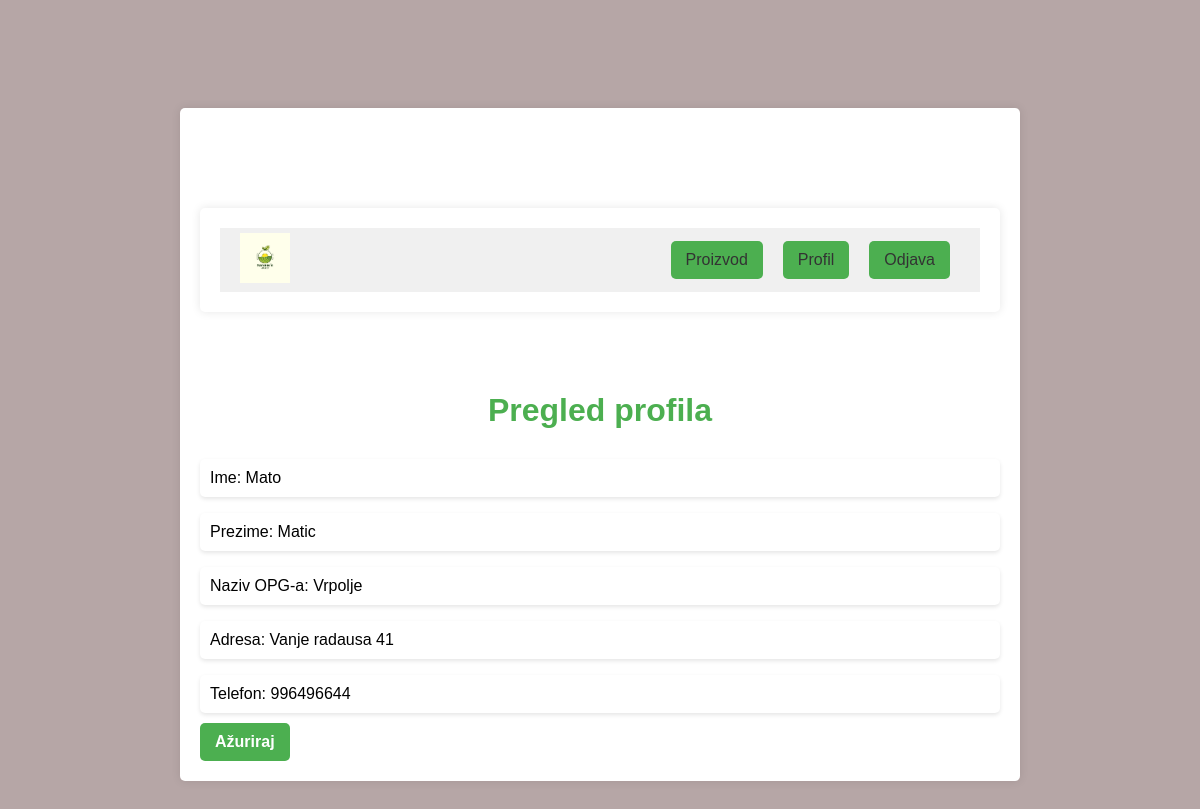
Before: /profile/ (signed in) with the older database file.
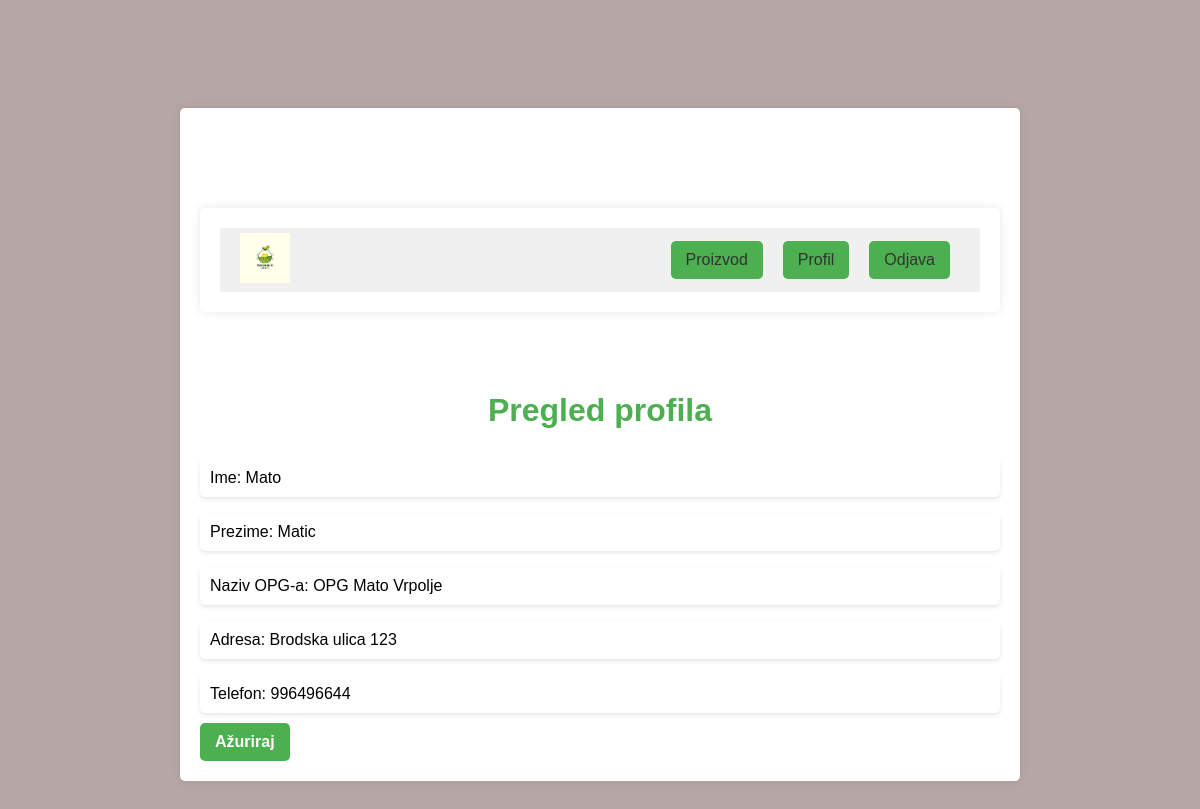
After: the same page with the newer database file.
### farmapp/models.py (models this page shows)
class Farm(models.Model):
    user = models.OneToOneField(User, on_delete=models.CASCADE)
    ime = models.CharField("Ime", max_length=30)
    prezime = models.CharField("Prezime", max_length=30)
    naziv_opg = models.CharField("Naziv OPG-a", max_length=100)
    adresa = models.CharField(max_length=255)
    telefon = models.IntegerField("Telefon")
    email = models.EmailField()
    email_potvrda = models.EmailField()
    def __str__(self):
        return f"{self.ime} {self.prezime} - {self.naziv_opg}"

### farmapp/views.py (the view)
# urls.py: path('profile/', views.view_profile, name='view_profile'),
@login_required
def view_profile(request):
    try:
        user_profile = Farm.objects.get(user=request.user)
        print("user_profile: ", user_profile)
    except Farm.DoesNotExist:
        user_profile = None
    return render(request, 'farmapp/profile.html', {'user_profile': user_profile})

### farmapp/templates/farmapp/profile.html (shortened to what this page needs)
{% extends 'farmapp/main.html' %}
{% load static %}
{% block site_css %}<link rel="stylesheet" href="{% static 'farmapp/profile.css' %}">{% endblock %}
{% block content %}
    {% include 'farmapp/header.html' %}
    <body class="profile">
        <h1 class="profile_name">Pregled profila</h1>
            {% if user_profile %}
        <p class="profile__name">Ime: {{ user_profile.ime }}</p>
        <p class="profile_lastname">Prezime: {{ user_profile.prezime }}</p>
        <p class="profile__opg">Naziv OPG-a: {{ user_profile.naziv_opg }}</p>
        <p class="profile__address">Adresa: {{ user_profile.adresa }}</p>
        <p class="profile__phone">Telefon: {{ user_profile.telefon }}</p>
        {% else %}
            <p>Korisnik nije pronađen!</p>
        {% endif %}
        <a class="profile__edit" href="{% url 'edit_profile' %}">Ažuriraj</a>
    </body>
{% endblock %}

Changed rows visible on the page:
changed Farm "Mato": naziv_opg "Vrpolje" → "OPG Mato Vrpolje"; adresa "Vanje radausa 41" → "Brodska ulica 123"
